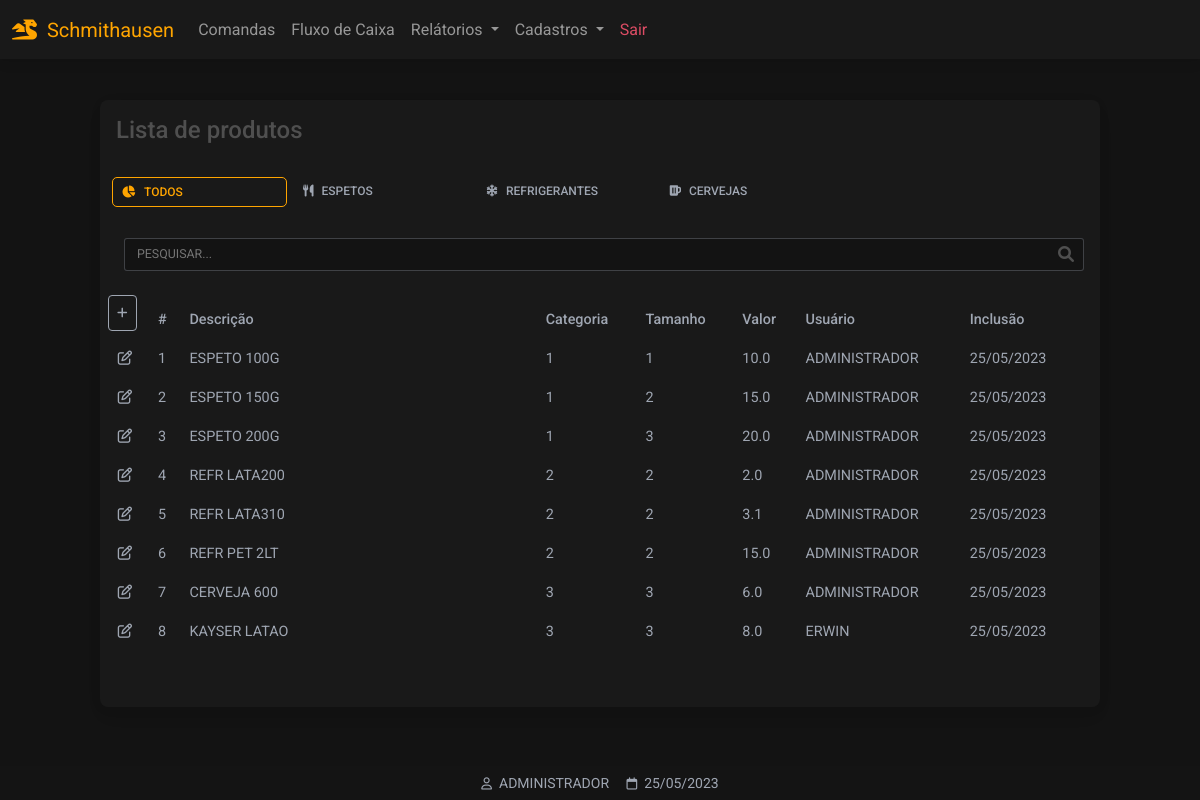
Page /produtos (signed in) on the committed database.
### website/models.py (models this page shows)
class Produto(db.Model):
    id = db.Column(db.Integer, primary_key=True)
    categoria = db.Column(db.String(150))
    descricao = db.Column(db.String(150))
    tamanho = db.Column(db.String(150))
    valor = db.Column(db.Float)
    data_criacao = db.Column(db.DateTime(timezone=True), default=func.now())
    user_id = db.Column(db.Integer, db.ForeignKey('user.id'))

class User(db.Model, UserMixin):
    id = db.Column(db.Integer, primary_key=True)
    email = db.Column(db.String(150), unique=True)
    password = db.Column(db.String(150))
    first_name = db.Column(db.String(150))
    user = db.relationship('Produto',backref='produto')

### website/views.py (the view)
@views.route('/produtos', methods=['GET','POST'])
@login_required
def produtos():
    produtos = Produto.query.all()
    return render_template("produtos_listar.html",
        user=current_user,
        data=data,
        produtos=produtos)

### website/__init__.py (called while the page is built)
def create_app():
    app = Flask(__name__)
    app.config['SECRET_KEY'] = 'hjshjhdjah kjshkjdhjs'
    app.config['SQLALCHEMY_DATABASE_URI'] = f'sqlite:///{DB_NAME}'
    db.init_app(app)
    from .views import views
    from .auth import auth
    app.register_blueprint(views, url_prefix='/')
    app.register_blueprint(auth, url_prefix='/')
    from .models import User, Cliente, Produto
    with app.app_context():
        db.create_all()
    login_manager = LoginManager()
    login_manager.login_view = 'auth.login'
    login_manager.login_message = u"FAVOR EFETUAR LOGIN!"
    login_manager.init_app(app)
    @login_manager.user_loader
    def load_user(id):
        return User.query.get(int(id))
    return app

### website/templates/produtos_listar.html (shortened to what this page needs)
{% extends "base.html" %}
{% block content %}
<div class="container-fluid" style="min-height:100dvh;padding-top:100px">
<div class="table-responsive w-100 card bg-dark larg-max m-auto" style="padding-bottom: 40px">
        <table  class="table table-borderless table-sm bg-dark text-secondary">
        <thead>
        <tr>
            <p class="h4 p-3">Lista de produtos</p>
        </tr>
        <tr>
<div class="form-control-sm">
<ul class="nav nav-tabs mb-3 bg-dark">
  <li class="p-1 nav-item bg-dark" >
    <a class="nav-link active p-2" data-mdb-toggle="tab" role="button"
      aria-selected="true" style="min-width:175px"><i class="fas fa-chart-pie fa-fw me-2 me-2"></i>TODOS</a>
  </li>
  <li class="p-1 nav-item bg-dark" >
    <a class="nav-link p-2" data-mdb-toggle="tab" role="button"
      aria-selected="false" style="min-width:175px"><i class="fa-solid fa-utensils me-2"></i>ESPETOS</a>
  </li>
  <li class="p-1 nav-item bg-dark">
    <a class="nav-link bg-dark p-2" data-mdb-toggle="tab" role="button"
      aria-selected="false" style="min-width:175px"><i class="fa-solid fa-snowflake me-2"></i>REFRIGERANTES</a>
  </li>
  <li class="p-1 nav-item bg-dark">
    <a class="nav-link bg-dark p-2" data-mdb-toggle="tab" role="button"
      aria-selected="false" style="min-width:175px"><i class="fa-solid fa-beer-mug-empty me-2"></i>CERVEJAS</a>
  </li>
</ul>
</div>
        </tr>
        <tr>
                 <div class="p-3 pt-0">
                		<div class="form-outline mt-2 ps-2"
                		style="margin-bottom: 0!important;padding-bottom: 0!important;">
                		<input type="text"
                		style="text-transform:uppercase"
                		id="inputPesquisarProdutos"
                		class="myInputs form-control-sm"
                		placeholder="Pesquisar..."
                		/>
                		</div>
                </div>
        </tr>
        <tr>
                    <th class="text-nowrap" scope="col">
                    <a href="/produtos_cadastrar" class="p-2 btn btn-sm btn-outline-light">
                    <i class="fa-solid fa-plus"></i>
                    </a>
                    </th>
                    <th class="text-nowrap" scope="col">#</th>
                    <th class="text-nowrap" scope="col" style="min-width: 280px;">Descrição</th>
                    <th class="text-nowrap" scope="col">Categoria</th>
                    <th class="text-nowrap" scope="col">Tamanho</th>
                    <th class="text-nowrap" scope="col">Valor</th>
                    <th class="text-nowrap" scope="col">Usuário</th>
                    <th class="text-nowrap" scope="col">Inclusão</th>
                    <th class="text-nowrap" scope="col"></th>
        </tr>
        </thead>
                    <tbody id="tb-produtos">
                    {% for i in produtos %}
                    <tr>
                        <td class="text-center" style="width: 50px">
                            <a role="button" class="text-secondary" href="/produtos_atualizar/{{ i.id }}">
                                <i class="fa-regular fa-pen-to-square"></i>
                            </a>
                        </td>
                        <td class="text-nowrap" scope="row"> {{ i.id }} </td>
                        <td class="text-nowrap" scope="row"> {{ i.descricao }} </td>
                        <td class="text-nowrap" scope="row"> {{ i.categoria }} </td>
                        <td class="text-nowrap" scope="row"> {{ i.tamanho }} </td>
                        <td class="text-nowrap" scope="row"> {{ i.valor }} </td>
                        <td class="text-nowrap" scope="row"> {{ i.produto.first_name.split()[0] }} </td>
                        <td class="text-nowrap" scope="row"> {{ i.data_criacao.strftime('%d/%m/%Y') }} </td>
                    </tr>
                    {% endfor %}
                    </tbody>
        </table>
</div>
</div>
{% endblock %}
{% block titlefooter %}
<span style="color:#9FA6B2">
&nbsp;{{ user.first_name.split()[0] | upper }}
<span style="color:#9FA6B2">
&nbsp;{{ data.strftime('%d/%m/%Y') }}
</span>
{% endblock %}

### website/static/css/base.css (style rules this page uses)
:root { --color-orange: orange; --color-primary: #3B71CA; --color-secondary: #9FA6B2; --color-success: #14A44D; --color-danger: #DC4C64; --color-warning: #E4A11B; --color-info: #54B4D3; --color-ligth:#FBFBFB; --color-dark-ligth: #131313; --color-dark:#191919; }
.nav-tabs .nav-link, .nav-tabs .nav-link { background-color: var(--color-dark); color: var(--color-secondary); }
.nav-tabs .nav-item .nav-link.active { color: var(--color-orange);!important; background-color: var(--color-dark); border-color: var(--color-orange); border: 1px solid var(--color-orange); border-radius: 5px; }
.bg-dark { background-color: var(--color-dark)!important; }
.btn-outline-light { border: 1px solid var(--color-secondary); color: var(--color-secondary); }
.myInputs { width: 100%; border: 1px solid #9FA6B250; background-color: var(--color-dark-ligth); color: var(--color-ligth); padding: 0.35rem; padding-left: 0.75rem; border-radius: 3px; }
.larg-max { max-width: 1000px!important; }
.dark-ligth { background-color: var(--color-dark-ligth); }
.form-outline { margin-bottom: 35px!important; }

### rows in the picture
Produto: id "1", descricao "ESPETO 100G", categoria "1", tamanho "1", valor "10.0", produto.first_name "ADMINISTRADOR", data_criacao "25/05/2023"
Produto: id "2", descricao "ESPETO 150G", categoria "1", tamanho "2", valor "15.0", produto.first_name "ADMINISTRADOR", data_criacao "25/05/2023"
Produto: id "3", descricao "ESPETO 200G", categoria "1", tamanho "3", valor "20.0", produto.first_name "ADMINISTRADOR", data_criacao "25/05/2023"
Produto: id "4", descricao "REFR LATA200", categoria "2", tamanho "2", valor "2.0", produto.first_name "ADMINISTRADOR", data_criacao "25/05/2023"
Produto: id "5", descricao "REFR LATA310", categoria "2", tamanho "2", valor "3.1", produto.first_name "ADMINISTRADOR", data_criacao "25/05/2023"
Produto: id "6", descricao "REFR PET 2LT", categoria "2", tamanho "2", valor "15.0", produto.first_name "ADMINISTRADOR", data_criacao "25/05/2023"
Produto: id "7", descricao "CERVEJA 600", categoria "3", tamanho "3", valor "6.0", produto.first_name "ADMINISTRADOR", data_criacao "25/05/2023"
Produto: id "8", descricao "KAYSER LATAO", categoria "3", tamanho "3", valor "8.0", produto.first_name "ERWIN", data_criacao "25/05/2023"
User: first_name "ADMINISTRADOR"

### other values in the picture
{{ data.strftime('%d/%m/%Y') }} "25/05/2023"
